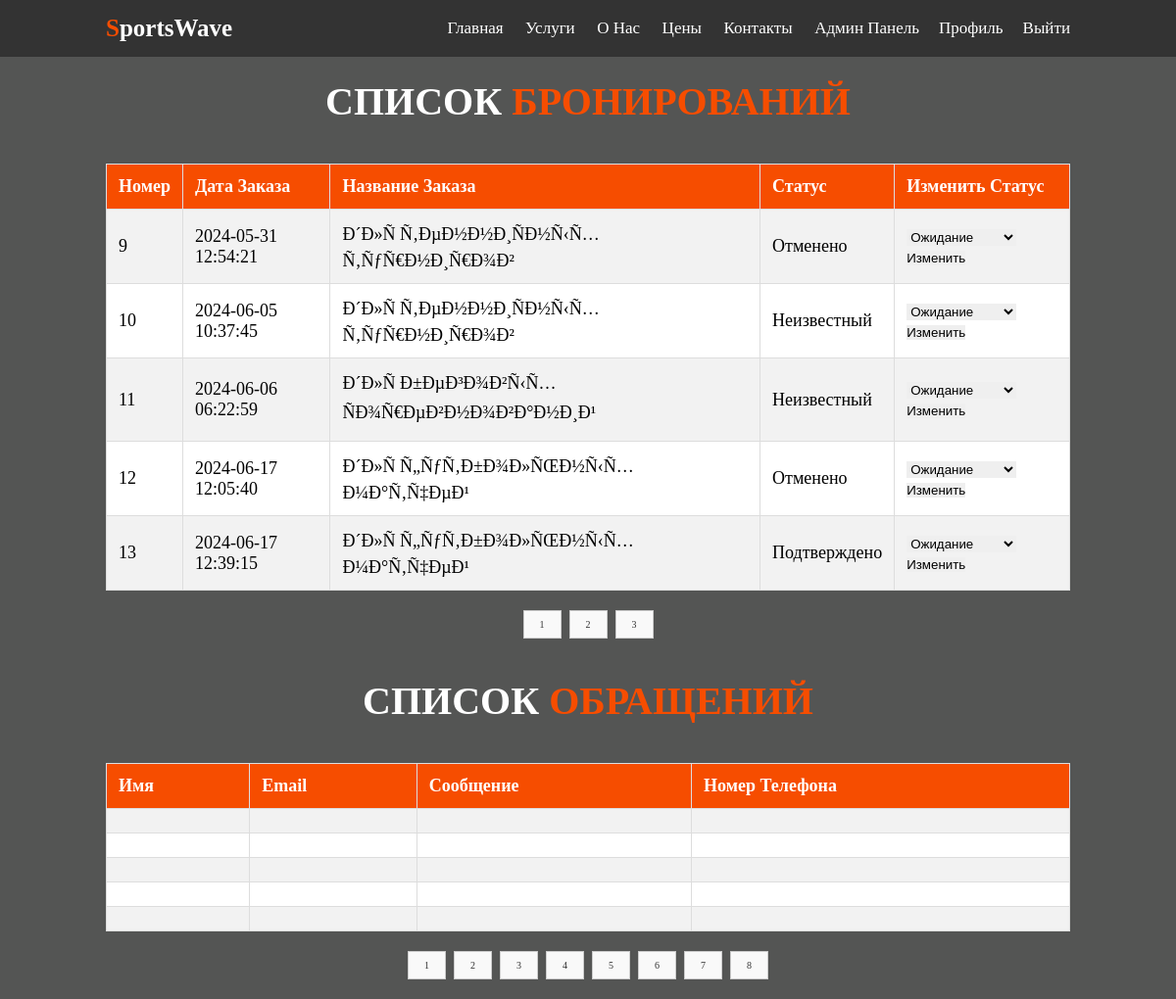
Page /assets/pages/admin/admin.php?page=2 (signed in) on the committed database.
### tables this page shows
CREATE TABLE `orders` (
  `id` int(11) NOT NULL,
  `user_id` int(11) NOT NULL,
  `tariff_id` int(11) NOT NULL,
  `timestamp` timestamp NULL DEFAULT CURRENT_TIMESTAMP,
  `status` varchar(255) DEFAULT 'ожидание'
);

CREATE TABLE `tariffs` (
  `id` int(11) NOT NULL,
  `event_type` varchar(255) DEFAULT NULL,
  `amount` decimal(10,2) DEFAULT NULL
);

CREATE TABLE `contact_messages` (
  `id` int(11) NOT NULL,
  `name` varchar(255) DEFAULT NULL,
  `email` varchar(255) DEFAULT NULL,
  `phone` varchar(20) DEFAULT NULL,
  `subject` varchar(255) DEFAULT NULL,
  `message` text,
  `timestamp` timestamp NULL DEFAULT CURRENT_TIMESTAMP
);

### assets/pages/admin/admin.php (the view, shortened to what this page needs)
<?php
include '../../pages/system_files/db_connect.php';
$current_page = isset($_GET['page']) ? $_GET['page'] : 1;
$records_per_page = 5;
$offset = ($current_page - 1) * $records_per_page;
$query = "SELECT orders.id, orders.timestamp AS order_date, tariffs.event_type AS order_name, orders.status
          FROM orders
          JOIN tariffs ON orders.tariff_id = tariffs.id
          LIMIT $records_per_page OFFSET $offset";
$result = mysqli_query($conn, $query);
$query_requests = "SELECT * FROM contact_messages LIMIT $records_per_page OFFSET $offset";
$result_requests = mysqli_query($conn, $query_requests);
?>
<!doctype html>
<html lang="en">
<head>
    <link rel="stylesheet" href="https://unpkg.com/swiper/swiper-bundle.min.css" />
    <link rel="stylesheet" href="https://cdnjs.cloudflare.com/ajax/libs/font-awesome/5.15.4/css/all.min.css">
    <link rel="stylesheet" href="../../../assets/css/index/index.css">
</head>
<body>
<?php include '../../../assets/pages/tools/header.php'; ?>
<section class="bookings" id="bookings">
    <h1 class="heading"> <span></span></h1>
    <h1 class="heading"> <span></span></h1>
    <h1 class="heading"> <span></span></h1>
    <h1 class="heading">Список <span>бронирований</span></h1>
    <table>
        <tr>
            <th>Номер</th>
            <th>Дата заказа</th>
            <th>Название заказа</th>
            <th>Статус</th>
            <th>Изменить статус</th>
        </tr>
        <?php
        if (mysqli_num_rows($result) > 0) {
            while ($row = mysqli_fetch_assoc($result)) {
                echo "<tr>";
                echo "<td>" . $row['id'] . "</td>";
                echo "<td>" . $row['order_date'] . "</td>";
                echo "<td>" . $row['order_name'] . "</td>";
                $status_rus = "";
                switch ($row['status']) {
                    case 'confirmed':
                        $status_rus = "Подтверждено";
                        break;
                    case 'cancelled':
                        $status_rus = "Отменено";
                        break;
                    default:
                        $status_rus = "Неизвестный";
                        break;
                }
                echo "<td>" . $status_rus . "</td>";
                echo "<td>";
                echo "<form method='POST' action='" . $_SERVER['PHP_SELF'] . "'>";
                echo "<select name='new_status'>";
                echo "<option value='pending'>Ожидание</option>";
                echo "</select>";
                echo "<button type='submit'>Изменить</button>";
                echo "</form>";
                echo "</td>";
                echo "</tr>";
            }
        } else {
            echo "<tr><td colspan='5'>Нет доступных бронирований.</td></tr>";
        }
        ?>
    </table>
    <?php
    $total_rows_query = "SELECT COUNT(*) as total FROM orders";
    $total_result = mysqli_query($conn, $total_rows_query);
    $total_rows = mysqli_fetch_assoc($total_result)['total'];
    $total_pages = ceil($total_rows / $records_per_page);
    echo "<div class='pagination'>";
    for ($i = 1; $i <= $total_pages; $i++) {
        echo "<a href='?page=$i'>$i</a>";
    }
    echo "</div>";
    ?>
</section>
<section class="requests" id="requests">
    <h1 class="heading">Список <span>обращений</span></h1>
    <table>
        <tr>
            <th>Имя</th>
            <th>Email</th>
            <th>Сообщение</th>
            <th>Номер телефона</th>
        </tr>
        <?php
        if (mysqli_num_rows($result_requests) > 0) {
            while ($request = mysqli_fetch_assoc($result_requests)) {
                echo "<tr>";
                echo "<td>" . $request['name'] . "</td>";
                echo "<td>" . $request['email'] . "</td>";
                echo "<td>" . $request['message'] . "</td>";
                echo "<td>" . $request['phone'] . "</td>";
                echo "</tr>";
            }
        } else {
            echo "<tr><td colspan='4'>Нет обращений.</td></tr>";
        }
        ?>
    </table>
    <?php
    $total_rows_requests_query = "SELECT COUNT(*) as total FROM contact_messages";
    $total_requests_result = mysqli_query($conn, $total_rows_requests_query);
    $total_rows_requests = mysqli_fetch_assoc($total_requests_result)['total'];
    $total_pages_requests = ceil($total_rows_requests / $records_per_page);
    echo "<div class='pagination'>";
    for ($i = 1; $i <= $total_pages_requests; $i++) {
        echo "<a href='?page=$i'>$i</a>";
    }
    echo "</div>";
    ?>
</section>
</body>
</html>

### assets/css/index/index.css (style rules this page uses)
:root { --main-color: #f64d00; }
* { margin:0; padding:0; box-sizing: border-box; outline: none; border:none; text-decoration: none; text-transform: capitalize; transition: .2s linear; }
html { font-size: 62.5%; overflow-x: hidden; scroll-padding-top: 7rem; scroll-behavior: smooth; }
body { background: rgb(84 85 84); }
section { padding:2rem 9%; }
.heading { text-align: center; padding-bottom: 2rem; color:#fff; text-transform: uppercase; font-size: 4rem; }
.heading span { color:var(--main-color); text-transform: uppercase; }
table { width: 100%; border-collapse: collapse; margin-top: 2rem; background-color: white; color: black; }
th, td { border: 1px solid #ddd; padding: 12px; text-align: left; font-size: 18px; }
th { background-color: var(--main-color); color: white; }
tr:nth-child(even) { background-color: #f2f2f2; }
.pagination { display: flex; justify-content: center; margin-top: 20px; }
.pagination a { padding: 8px 16px; margin: 0 4px; border: 1px solid #ccc; background-color: #f9f9f9; color: #333; text-decoration: none; }

### rows in the picture
orders: id "9", timestamp "2024-05-31 12:54:21", tariff.event_type "Ð´Ð»Ñ Ñ‚ÐµÐ½Ð½Ð¸ÑÐ½Ñ‹Ñ… Ñ‚ÑƒÑ€Ð½Ð¸Ñ€Ð¾Ð²", status "Отменено"
orders: id "10", timestamp "2024-06-05 10:37:45", tariff.event_type "Ð´Ð»Ñ Ñ‚ÐµÐ½Ð½Ð¸ÑÐ½Ñ‹Ñ… Ñ‚ÑƒÑ€Ð½Ð¸Ñ€Ð¾Ð²", status "Неизвестный"
orders: id "11", timestamp "2024-06-06 06:22:59", tariff.event_type "Ð´Ð»Ñ Ð±ÐµÐ³Ð¾Ð²Ñ‹Ñ… ÑÐ¾Ñ€ÐµÐ²Ð½Ð¾Ð²Ð°Ð½Ð¸Ð¹", status "Неизвестный"
orders: id "12", timestamp "2024-06-17 12:05:40", tariff.event_type "Ð´Ð»Ñ Ñ„ÑƒÑ‚Ð±Ð¾Ð»ÑŒÐ½Ñ‹Ñ… Ð¼Ð°Ñ‚Ñ‡ÐµÐ¹", status "Отменено"
orders: id "13", timestamp "2024-06-17 12:39:15", tariff.event_type "Ð´Ð»Ñ Ñ„ÑƒÑ‚Ð±Ð¾Ð»ÑŒÐ½Ñ‹Ñ… Ð¼Ð°Ñ‚Ñ‡ÐµÐ¹", status "Подтверждено"
